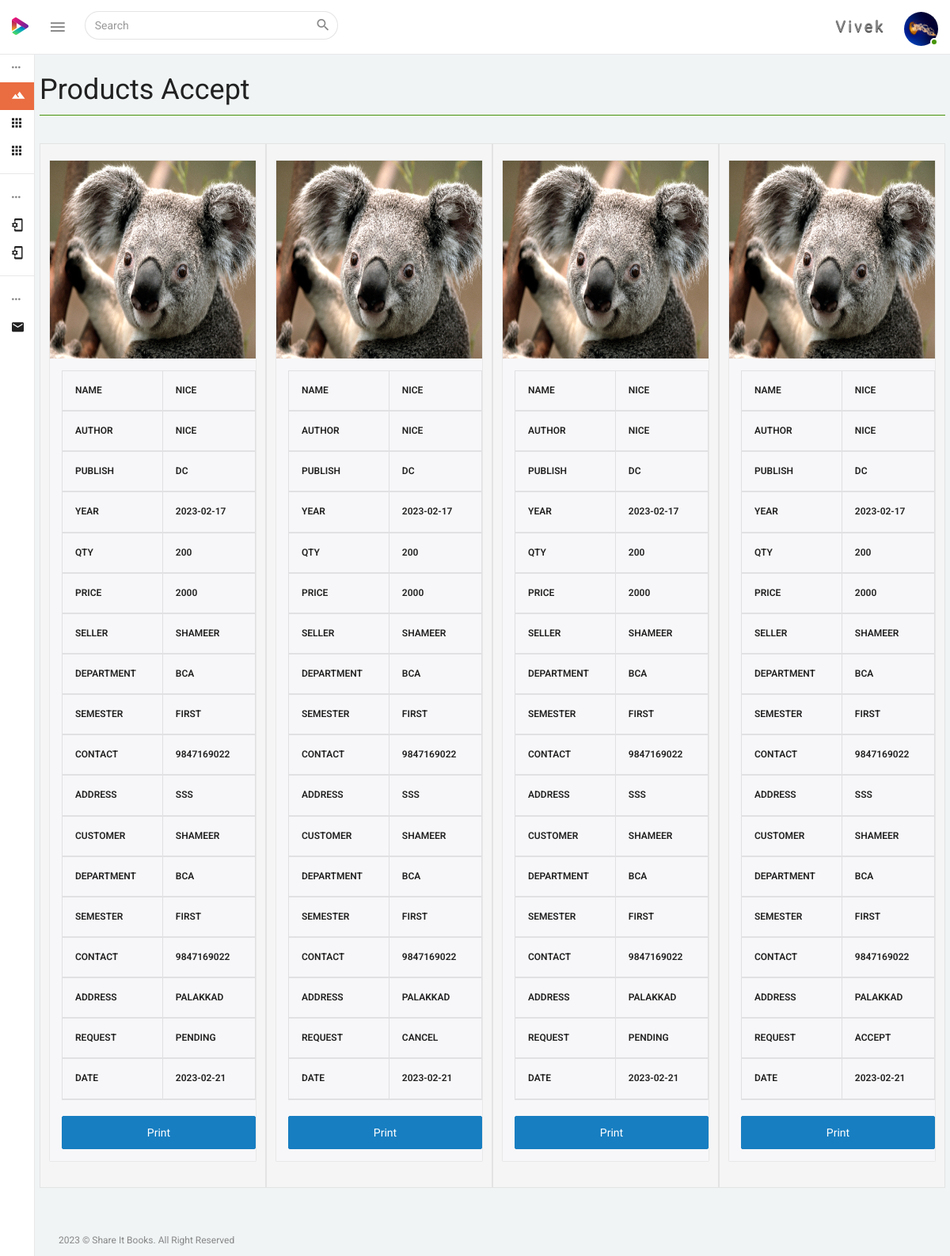
Page /admin/booking_books.php (signed in) on the committed database.
### tables this page shows
CREATE TABLE IF NOT EXISTS `users` (
  `id` bigint(21) NOT NULL AUTO_INCREMENT,
  `user_id` varchar(255) DEFAULT NULL,
  `user_type` varchar(255) NOT NULL,
  `fname` varchar(255) DEFAULT NULL,
  `lname` varchar(255) DEFAULT NULL,
  `phone` varchar(15) DEFAULT NULL,
  `semail` text,
  `password` text,
  `status` tinyint(1) DEFAULT '1',
  `photo` text,
  `addrs` text NOT NULL,
  `age` varchar(200) NOT NULL,
  `sex` varchar(200) NOT NULL,
  `dprtmnt` varchar(200) NOT NULL,
  `semester` varchar(200) NOT NULL,
  PRIMARY KEY (`id`)
);

CREATE TABLE IF NOT EXISTS `booking_books` (
  `prbk_id` int(11) NOT NULL AUTO_INCREMENT,
  `ULog_Id` varchar(200) NOT NULL,
  `SLog_Id` varchar(200) NOT NULL,
  `sname` varchar(200) NOT NULL,
  `sdprmnt` varchar(200) NOT NULL,
  `ssemester` varchar(200) NOT NULL,
  `scntno` varchar(200) NOT NULL,
  `saddrs` text NOT NULL,
  `semail` varchar(200) NOT NULL,
  `cname` varchar(200) NOT NULL,
  `cphone` varchar(200) NOT NULL,
  `caddrs` text NOT NULL,
  `csex` varchar(200) NOT NULL,
  `cdprmnt` varchar(200) NOT NULL,
  `csemester` varchar(200) NOT NULL,
  `product_name` varchar(200) NOT NULL,
  `qty` double NOT NULL,
  `price` double NOT NULL,
  `photo_1` text NOT NULL,
  `sstatus` varchar(200) NOT NULL,
  `dstats` varchar(200) NOT NULL,
  `date` date NOT NULL,
  `porder` varchar(200) NOT NULL,
  `pblsh` varchar(200) NOT NULL,
  `pyr` varchar(200) NOT NULL,
  `product_sub` varchar(200) NOT NULL,
  PRIMARY KEY (`prbk_id`)
);

### admin/booking_books.php (the view, shortened to what this page needs)
<?php
	include('../connect/db.php');
?>
<!DOCTYPE html>
<html lang="en">
<head>
	<?php include("include\css.php");?>
</head>
<body>
    <div class="wrapper theme-1-active pimary-color-red">
			<?php include("include\menu.php");?>
			<?php include("include\leftmenu.php");?>
		<div class="page-wrapper">
            <div class="container-fluid pt-25">
				<div class="row">
					<h2>Products Accept</h2>
					<hr>
       			<?php
                        $result = $db->prepare("select * from booking_books");
                        $result->execute();
                        for($i=0; $rows = $result->fetch(); $i++)
                        {
						?>
                    <div class="col-lg-3 col-md-4 col-sm-4 col-xs-6 well">
						<div class="panel panel-default card-view pa-0">
							<div class="panel-wrapper collapse in">
								<div class="panel-body pa-0">
									<article class="col-item">
										<div class="photo">
											<a href="javascript:void(0);"> <img src="../photos/<?php echo $rows['photo_1'] ?>" class="img-responsive" style="width:400px; height:250px;" /> </a>
										</div>
										<div class="info">
											<table class="table table-bordered">
                                            	<thead>
                                                	<tr>
                                                    	<th>
                                                        	NAME
                                                        </th>
                                                        <th>
                                                        	<?php echo $rows['product_name'];?>
                                                        </th>
                                                    </tr>
                                                    <tr>
                                                    	<th>
                                                        	AUTHOR
                                                        </th>
                                                        <th>
                                                        	<?php echo $rows['product_sub'];?>
                                                        </th>
                                                    </tr>
                                                    <tr>
                                                    	<th>
                                                        	PUBLISH
                                                        </th>
                                                        <th>
                                                        	<?php echo $rows['pblsh'];?>
                                                        </th>
                                                    </tr>
                                                    <tr>
                                                    	<th>
                                                        	YEAR
                                                        </th>
                                                        <th>
                                                        	<?php echo $rows['pyr'];?>
                                                        </th>
                                                    </tr>
                                                    <tr>
                                                    	<th>
                                                        	QTY
                                                        </th>
                                                        <th>
                                                        	<?php echo $rows['qty'];?>
                                                        </th>
                                                    </tr>
                                                     <tr>
                                                    	<th>
                                                        	PRICE
                                                        </th>
                                                        <th>
                                                        	<?php echo $rows['price'];?>
                                                        </th>
                                                    </tr>
                                                    <tr>
                                                    	<th>
                                                        	SELLER
                                                        </th>
                                                        <th>
                                                        	<?php echo $rows['sname'];?>
                                                        </th>
                                                    </tr>
                                                    <tr>
                                                    	<th>
                                                        	DEPARTMENT
                                                        </th>
                                                        <th>
                                                        	<?php echo $rows['sdprmnt'];?>
                                                        </th>
                                                    </tr>
                                                    <tr>
                                                    	<th>
                                                        	SEMESTER
                                                        </th>
                                                        <th>
                                                        	<?php echo $rows['ssemester'];?>
                                                        </th>
                                                    </tr>
                                                     <tr>
                                                    	<th>
                                                        	CONTACT
                                                        </th>
                                                        <th>
                                                        	<?php echo $rows['scntno'];?>
                                                        </th>
                                                    </tr>
                                                     <tr>
                                                    	<th>
                                                        	ADDRESS
                                                        </th>
                                                        <th>
                                                        	<?php echo $rows['saddrs'];?>
                                                        </th>
                                                    </tr>
                                                    <tr>
                                                    	<th>
                                                        	CUSTOMER
                                                        </th>
                                                        <th>
                                                        	<?php echo $rows['cname'];?>
                                                        </th>
                                                    </tr>
                                                    <tr>
                                                    	<th>
                                                        	DEPARTMENT
                                                        </th>
                                                        <th>
                                                        	<?php echo $rows['cdprmnt'];?>
                                                        </th>
                                                    </tr>
                                                    <tr>
                                                    	<th>
                                                        	SEMESTER
                                                        </th>
                                                        <th>
                                                        	<?php echo $rows['csemester'];?>
                                                        </th>
                                                    </tr>
                                                     <tr>
                                                    	<th>
                                                        	CONTACT
                                                        </th>
                                                        <th>
                                                        	<?php echo $rows['cphone'];?>
                                                        </th>
                                                    </tr>
                                                     <tr>
                                                    	<th>
                                                        	ADDRESS
                                                        </th>
                                                        <th>
                                                        	<?php echo $rows['caddrs'];?>
                                                        </th>
                                                    </tr>
                                                      <tr>
                                                    	<th>
                                                        	REQUEST
                                                        </th>
                                                        <th>
                                                        	<?php echo $rows['sstatus'];?>
                                                        </th>
                                                    </tr>
                                                      <tr>
                                                    	<th>
                                                        	DATE
                                                        </th>
                                                        <th>
                                                        	<?php echo $rows['date'];?>
                                                        </th>
                                                    </tr>
                                                </thead>
                                            </table>
											<input type="submit" class="btn btn-block btn-primary" value="Print" onclick="window.print();">
										</div>
									</article>
								</div>
							</div>
						</div>
					</div>
						<?php }?>
				</div>
			</div>
			<footer class="footer container-fluid pl-30 pr-30">
				<div class="row">
					<div class="col-sm-12">
						<p>2023 &copy; Share It Books. All Right Reserved</p>
					</div>
				</div>
			</footer>
		</div>
    </div>
</body>
</html>

### admin/include/menu.php (shortened to what this page needs)
<?php
	$user_id=$_SESSION['SESS_ADMIN_ID'];
	$qry_user = $db->prepare("SELECT * FROM users WHERE user_id = '$user_id'");
	$qry_user->execute();
	$rows_user = $qry_user->fetch();
	$fname = $rows_user['fname'];
	$photo = $rows_user['photo'];
	?>
<nav class="navbar navbar-inverse navbar-fixed-top">
    <div class="mobile-only-brand pull-left">
        <div class="nav-header pull-left">
            <div class="logo-wrap">
                <a href="index.php">
                    <img class="brand-img" src="../admin/dist/img/logo.png" alt="brand"/>
                </a>
            </div>
        </div>
        <a id="toggle_nav_btn" class="toggle-left-nav-btn inline-block ml-20 pull-left" href="javascript:void(0);"><i class="zmdi zmdi-menu"></i></a>
        <form id="search_form" role="search" class="top-nav-search collapse pull-left">
            <div class="input-group">
                <input type="text" name="example-input1-group2" class="form-control" placeholder="Search">
                <span class="input-group-btn">
                <button type="button" class="btn  btn-default"  data-target="#search_form" data-toggle="collapse" aria-label="Close" aria-expanded="true"><i class="zmdi zmdi-search"></i></button>
                </span>
            </div>
        </form>
    </div>
    <div id="mobile_only_nav" class="mobile-only-nav pull-right">
      <ul class="nav navbar-right top-nav pull-right">
            <li class="dropdown auth-drp">
                <a href="#" class="dropdown-toggle pr-0" data-toggle="dropdown">
                <spam style="padding-right:20px; font-size:20px; text-shadow:0px 1px 1px black; letter-spacing:3px;"><?php echo $fname;?></spam> <img src="../photos/<?php echo $photo;?>" alt="user_auth" class="user-auth-img img-circle"/>
                <span class="user-online-status"></span></a>
            </li>
      </ul>
    </div>
</nav>

### rows in the picture
users: fname "Vivek", photo (picture)
booking_books: photo_1 (picture), product_name "NICE", product_sub "NICE", pblsh "DC", pyr "2023-02-17", qty "200", price "2000", sname "SHAMEER", sdprmnt "BCA", ssemester "FIRST", scntno "9847169022", saddrs "SSS", cname "SHAMEER", cdprmnt "BCA", csemester "FIRST", cphone "9847169022", caddrs "PALAKKAD", sstatus "PENDING", date "2023-02-21"
booking_books: photo_1 (picture), product_name "NICE", product_sub "NICE", pblsh "DC", pyr "2023-02-17", qty "200", price "2000", sname "SHAMEER", sdprmnt "BCA", ssemester "FIRST", scntno "9847169022", saddrs "SSS", cname "SHAMEER", cdprmnt "BCA", csemester "FIRST", cphone "9847169022", caddrs "PALAKKAD", sstatus "CANCEL", date "2023-02-21"
booking_books: photo_1 (picture), product_name "NICE", product_sub "NICE", pblsh "DC", pyr "2023-02-17", qty "200", price "2000", sname "SHAMEER", sdprmnt "BCA", ssemester "FIRST", scntno "9847169022", saddrs "SSS", cname "SHAMEER", cdprmnt "BCA", csemester "FIRST", cphone "9847169022", caddrs "PALAKKAD", sstatus "PENDING", date "2023-02-21"
booking_books: photo_1 (picture), product_name "NICE", product_sub "NICE", pblsh "DC", pyr "2023-02-17", qty "200", price "2000", sname "SHAMEER", sdprmnt "BCA", ssemester "FIRST", scntno "9847169022", saddrs "SSS", cname "SHAMEER", cdprmnt "BCA", csemester "FIRST", cphone "9847169022", caddrs "PALAKKAD", sstatus "ACCEPT", date "2023-02-21"
